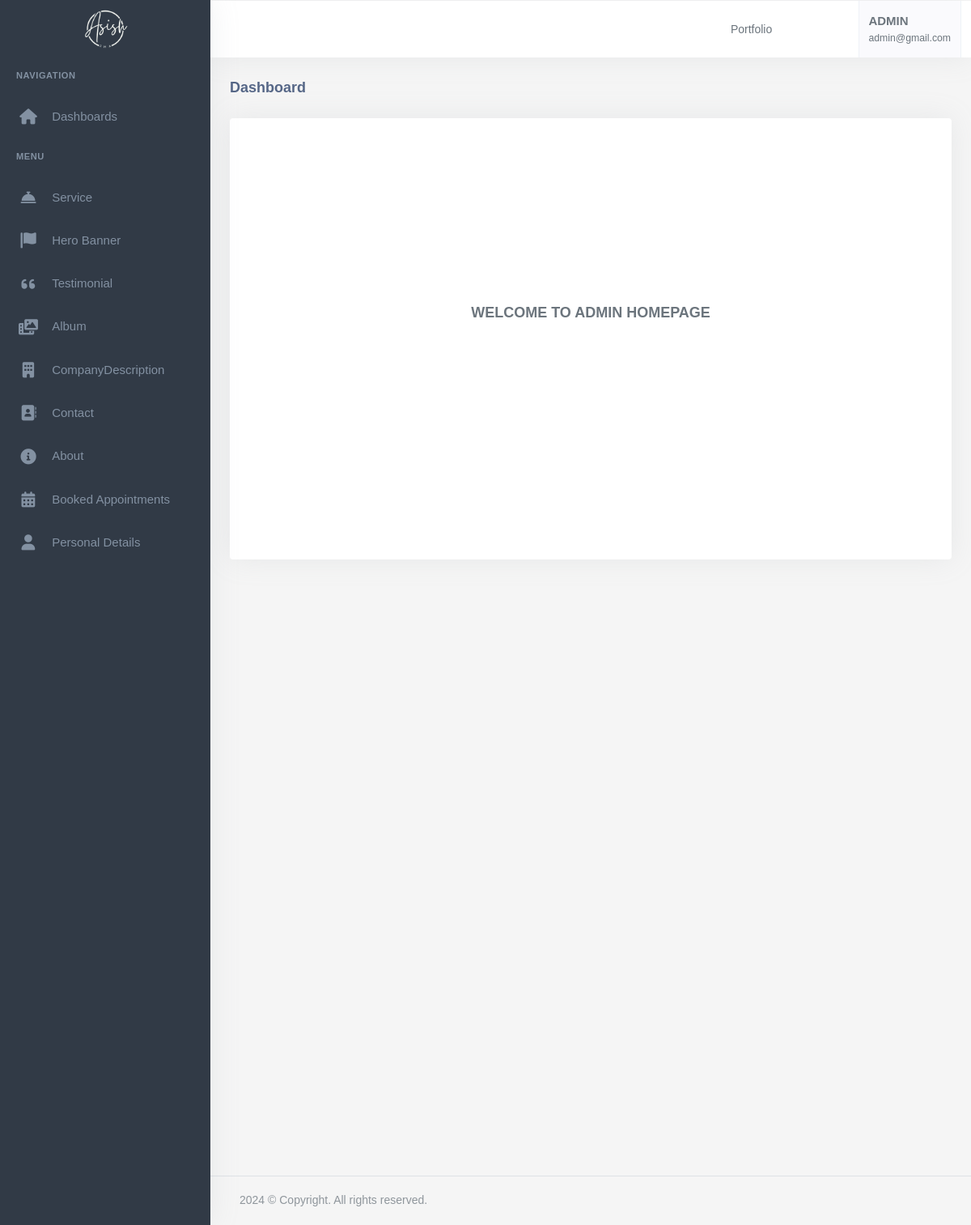
Screenshot of /dashboard/ (signed in) with the database file from the repository.
### useraccount/models.py (models this page shows, shortened)
class User(AbstractBaseUser, PermissionsMixin):
    email = models.EmailField(
        verbose_name='Email',
        max_length=255,
        unique=True,
    )
    firstname = models.CharField(max_length=200)
    lastname = models.CharField(max_length=200)
    is_admin = models.BooleanField(default=False)
    is_user = models.BooleanField(default=False)
    is_subAdmin = models.BooleanField(default=False)
    phone_No = models.CharField(max_length=150, null=True, blank=True)
    avatar = models.ImageField(upload_to="avatarimage/", null=True, blank=True)
    created_at = models.DateTimeField(auto_now_add=True)
    updated_at = models.DateTimeField(auto_now=True)
    objects = UserManager()
    USERNAME_FIELD = 'email'
    REQUIRED_FIELDS = ['firstname','lastname', 'phone_No']

### app/models.py (models this page shows, shortened)
class PersonalDetail(models.Model):
    firstName = models.CharField(max_length=50)
    lastName = models.CharField(max_length=50)
    email = models.EmailField()
    logo = models.FileField(upload_to="logo")
    phone = models.CharField(max_length=20)
    address = models.CharField(max_length=50)
    facebookUrl = models.URLField()
    twiterUrl = models.URLField()
    instagramUrl = models.URLField()
    whatsappUrl = models.URLField()
    linkedinUrl = models.URLField()
    description = RichTextField()
    companyName = models.CharField(max_length=200)
    image = models.FileField(upload_to="smallImage")
    favicon = models.FileField(upload_to="Favicon")
    mapUrl = models.URLField()
    class Meta:
        ordering = ['-id']

### useraccount/decorators.py (the view)
    def wrapper_fun(request, *arg, **kwargs):
        if request.user.is_authenticated:
            return view_fun(request, *arg, **kwargs)
        else:
            messages.warning(request, "Login required...")
            return redirect('useraccount:login')

### app/context_processor.py (called while the page is built)
def personaldetail(request):
    personaldetail= PersonalDetail.objects.first()
    return{
        'personaldetail':personaldetail
    }

### app2/views.py (called while the page is built)
@login_required
def index(request):
    return render(request, 'app2/index.html')

### app2/templates/app2/index.html (shortened to what this page needs)
{% extends 'app2/base.html' %}
{% load static %}
{% block body %}
            <div class="content-page">
                <div class="content">
                    <div class="container-fluid">
                        <div class="row">
                            <div class="col-12">
                                <div class="page-title-box">
                                    <h4 class="page-title">Dashboard</h4>
                                </div>
                            </div>
                        </div>
                        <body style="display: flex; align-items: center; justify-content: center; min-height: 100vh; margin: 0; font-family: Arial, sans-serif;">
                            <div  class="card"style="text-align: center;">
                                <br><br><br><br><br><br><br><br><br><br><br>
                                <h4 style="margin: 0;">WELCOME TO ADMIN HOMEPAGE</h4><br><br><br><br><br><br><br>
                                <br><br><br><br><br><br><br>
                            </div>
                        </body>
                    </div>
                </div>
             {%endblock%}

### app2/templates/app2/base.html (shortened to what this page needs)
{% load static %}
<!DOCTYPE html>
<html lang="en">
    <head>
        <link rel="stylesheet" href="{% static 'app2/assets/vendor/jquery-toast-plugin/jquery.toast.min.css'%}">
        <link href="{% static 'app2/assets/css/app-saas.min.css'%}" rel="stylesheet" type="text/css" id="app-style" />
        <link href="{% static 'app2/assets/css/icons.min.css'%}" rel="stylesheet" type="text/css" />
        <link rel="stylesheet" href="https://cdnjs.cloudflare.com/ajax/libs/font-awesome/6.0.0-beta3/css/all.min.css">
        <link rel="stylesheet" href="https://cdnjs.cloudflare.com/ajax/libs/font-awesome/6.0.0-beta3/css/all.min.css">
        <link rel="stylesheet" href="https://cdnjs.cloudflare.com/ajax/libs/font-awesome/6.0.0-beta3/css/all.min.css">
        <link href="{% static 'app2/assets/vendor/bootstrap-datepicker/css/bootstrap-datepicker.min.css'%}" rel="stylesheet" type="text/css" />
        <link href="{% static 'app2/assets/vendor/select2/css/select2.min.css'%}" rel="stylesheet" type="text/css" />
        <link href="{% static 'app2/assets/vendor/datatables.net-bs5/css/dataTables.bootstrap5.min.css'%}" rel="stylesheet" type="text/css" />
        <link href="{% static 'app2/assets/vendor/datatables.net-responsive-bs5/css/responsive.bootstrap5.min.css'%}" rel="stylesheet" type="text/css" />
        <link href="{% static 'app2/assets/css/app-saas.min.css'%}" rel="stylesheet" type="text/css" id="app-style" />
        <link href="{% static 'app2/assets/css/icons.min.css'%}" rel="stylesheet" type="text/css" />
        <link href="https://cdn.jsdelivr.net/npm/summernote@0.8.16/dist/summernote-lite.min.css" rel="stylesheet">
    </head>
    <link rel="stylesheet" href="https://maxcdn.bootstrapcdn.com/font-awesome/4.7.0/css/font-awesome.min.css">
    <body>
        <div class="wrapper">
            <div class="navbar-custom">
                <div class="topbar container-fluid justify-content-between">
                    <div class="d-flex align-items-center  gap-lg-2 gap-1">
                        <button class="button-toggle-menu sm:float-end">
                            <i class="mdi mdi-menu"></i>
                        </button>
                    </div>
                    <ul class="topbar-menu d-flex align-items-center gap-3">
                        <li class="d-none d-sm-inline-block">
                            <a class="nav-link"  href="{% url 'app:index' %}">
                                Portfolio
                            </a>
                        </li>
                        <li class="d-none d-sm-inline-block">
                            <div class="nav-link" id="light-dark-mode" data-bs-toggle="tooltip" data-bs-placement="left" title="Theme Mode">
                                <i class="ri-moon-line font-22"></i>
                            </div>
                        </li>
                        <li class="d-none d-md-inline-block">
                            <a class="nav-link" href="#" data-toggle="fullscreen">
                                <i class="ri-fullscreen-line font-22"></i>
                            </a>
                        </li>
                        <li class="dropdown">
                            <a class="nav-link dropdown-toggle arrow-none nav-user px-2" data-bs-toggle="dropdown" href="#" role="button" aria-haspopup="false" aria-expanded="false">
                                <span class="d-lg-flex flex-column gap-1 d-none">
                                    <h5 class="my-0" style="text-transform: uppercase;">{{request.user.firstname}}</h5>
                                    <h6 class="my-0 fw-normal">{{request.user.email}}</h6>
                                </span>
                            </a>
                        </li>
                    </ul>
                </div>
            </div>
            <div class="leftside-menu">
                <a href="{% url 'dashboard:index' %}" class="logo logo-light">
                    <span class="logo-lg">
                        <img src="{{personaldetail.logo.url}}" alt="logo">
                    </span>
                </a>
                <div class="h-100" id="leftside-menu-container" data-simplebar>
                <ul class="side-nav">
                    <li class="side-nav-title">Navigation</li>
                    <li class="side-nav-item">
                        <a  href="{% url 'dashboard:index' %}" aria-expanded="false" aria-controls="sidebarDashboards" class="side-nav-link">
                            <i class="fas fa-home"></i>
                            <span> Dashboards </span>
                        </a>
                    </li>
                    <li class="side-nav-title">Menu</li>
                    <li class="side-nav-item">
                        <a data-bs-toggle="collapse" href="#sidebarForms" aria-expanded="false" aria-controls="sidebarForms" class="side-nav-link">
                            <i class="fas fa-concierge-bell"></i>
                            <span> Service </span>
                            <span class="menu-arrow"></span>
                        </a>
                    </li>
                    <li class="side-nav-item">
                        <a href="{% url 'dashboard:add_HeroBanner' %}" aria-expanded="false" aria-controls="sidebarEcommerce" class="side-nav-link">
                            <i class="fas fa-flag banner-icon"></i>
                            <span>Hero Banner</span>
                        </a>
                    </li>
                    <li class="side-nav-item">
                        <a data-bs-toggle="collapse" href="#sidebarTasks" aria-expanded="false" aria-controls="sidebarTasks" class="side-nav-link">
                            <i class="fas fa-quote-left"></i>
                            <span>Testimonial</span>
                            <span class="menu-arrow"></span>
                        </a>
                    </li>
                    <li class="side-nav-item">
                        <a data-bs-toggle="collapse" href="#sidebarBaseUI" aria-expanded="false" aria-controls="sidebarBaseUI" class="side-nav-link">
                            <i class="fas fa-photo-video"></i>
                            <span> Album</span>
                            <span class="menu-arrow"></span>
                        </a>
                    </li>
                    <li class="side-nav-item">
                        <a data-bs-toggle="collapse" href="#hello" aria-expanded="false" aria-controls="hello" class="side-nav-link">
                            <i class="fas fa-building"></i>
                            <span>CompanyDescription</span>
                            <span class="menu-arrow"></span>
                        </a>
                    </li>
                    <li class="side-nav-item">
                        <a href="{% url 'dashboard:Contact' %}" class="side-nav-link">
                            <i class="fas fa-address-book"></i>
                            <span> Contact </span>
                        </a>
                    </li>
                    <li class="side-nav-item">
                        <a href="{% url 'dashboard:add_About' %}" aria-expanded="false" aria-controls="sidebarEcommerce" class="side-nav-link">
                            <i class="fas fa-info-circle"></i>
                            <span> About </span>
                        </a>
                    </li>
                    <li class="side-nav-item">
                        <a href="{% url 'dashboard:Appointment' %}" aria-expanded="false" aria-controls="sidebarEcommerce" class="side-nav-link">
                            <i class="fas fa-calendar-alt"></i>
                            <span> Booked Appointments </span>
                        </a>
                    </li>
                    <li class="side-nav-item">
                        <a href="{% url 'dashboard:add_PersonalDetails' %}" class="side-nav-link">
                            <i class="fas fa-user"></i>
                            <span>Personal Details</span>
                        </a>
                    </li>
                </ul>
            </div>
        </div>
  {% block body %}
  {% endblock  %}
        <footer class="footer">
            <div class="container-fluid">
                <div class="row">
                    <div class="col-md-6">
                        <script>document.write(new Date().getFullYear())</script> © Copyright. All rights reserved.
                    </div>
                    <div class="col-md-6">
                    </div>
                </div>
            </div>
        </footer>
    </div>
    </div>
                        </body>
                        </html>

### rows the page displays
User: user.firstname "ADMIN", user.email "admin@gmail.com"
PersonalDetail: logo (picture)
